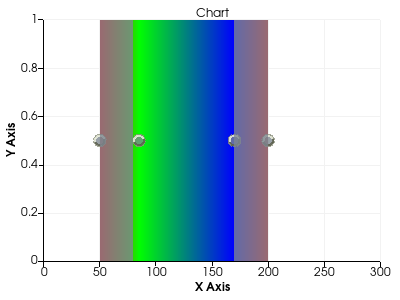

Reproduce this figure in Python.
#!/usr/bin/env python
# Demonstrate color transfer function visualization with control points and range handles.

import vtkmodules.vtkInteractionStyle  # noqa: F401
import vtkmodules.vtkRenderingContextOpenGL2  # noqa: F401
import vtkmodules.vtkRenderingOpenGL2  # noqa: F401

from vtkmodules.vtkChartsCore import (
    vtkChartXY,
    vtkColorTransferControlPointsItem,
    vtkColorTransferFunctionItem,
    vtkRangeHandlesItem,
)
from vtkmodules.vtkRenderingContext2D import vtkContextActor
from vtkmodules.vtkRenderingCore import (
    vtkColorTransferFunction,
    vtkRenderWindow,
    vtkRenderWindowInteractor,
    vtkRenderer,
)

# Create a color transfer function.
color_transfer_function = vtkColorTransferFunction()
color_transfer_function.AddHSVSegment(50.0, 0.0, 1.0, 1.0, 85.0, 0.3333, 1.0, 1.0)
color_transfer_function.AddHSVSegment(85.0, 0.3333, 1.0, 1.0, 170.0, 0.6666, 1.0, 1.0)
color_transfer_function.AddHSVSegment(170.0, 0.6666, 1.0, 1.0, 200.0, 0.0, 1.0, 1.0)
color_transfer_function.Build()

# Set up a chart.
chart = vtkChartXY()
chart.SetTitle("Chart")

color_transfer_item = vtkColorTransferFunctionItem()
color_transfer_item.SetColorTransferFunction(color_transfer_function)
chart.AddPlot(color_transfer_item)

control_points_item = vtkColorTransferControlPointsItem()
control_points_item.SetColorTransferFunction(color_transfer_function)
control_points_item.SetUserBounds(0.0, 255.0, 0.0, 1.0)
chart.AddPlot(control_points_item)

range_handles_item = vtkRangeHandlesItem()
range_handles_item.SetColorTransferFunction(color_transfer_function)
range_handles_item.SetHandleWidth(40.0)
chart.AddPlot(range_handles_item)

# Context actor and scene wiring.
context_actor = vtkContextActor()
context_actor.GetScene().AddItem(chart)

# Renderer
renderer = vtkRenderer()
renderer.SetBackground(1.0, 1.0, 1.0)
context_actor.GetScene().SetRenderer(renderer)
renderer.AddActor(context_actor)

# Window
render_window = vtkRenderWindow()
render_window.SetSize(400, 300)
render_window.SetMultiSamples(1)
render_window.AddRenderer(renderer)
render_window.SetWindowName("color transfer function")

# Interactor
interactor = vtkRenderWindowInteractor()
interactor.SetRenderWindow(render_window)

interactor.Initialize()
interactor.Start()
